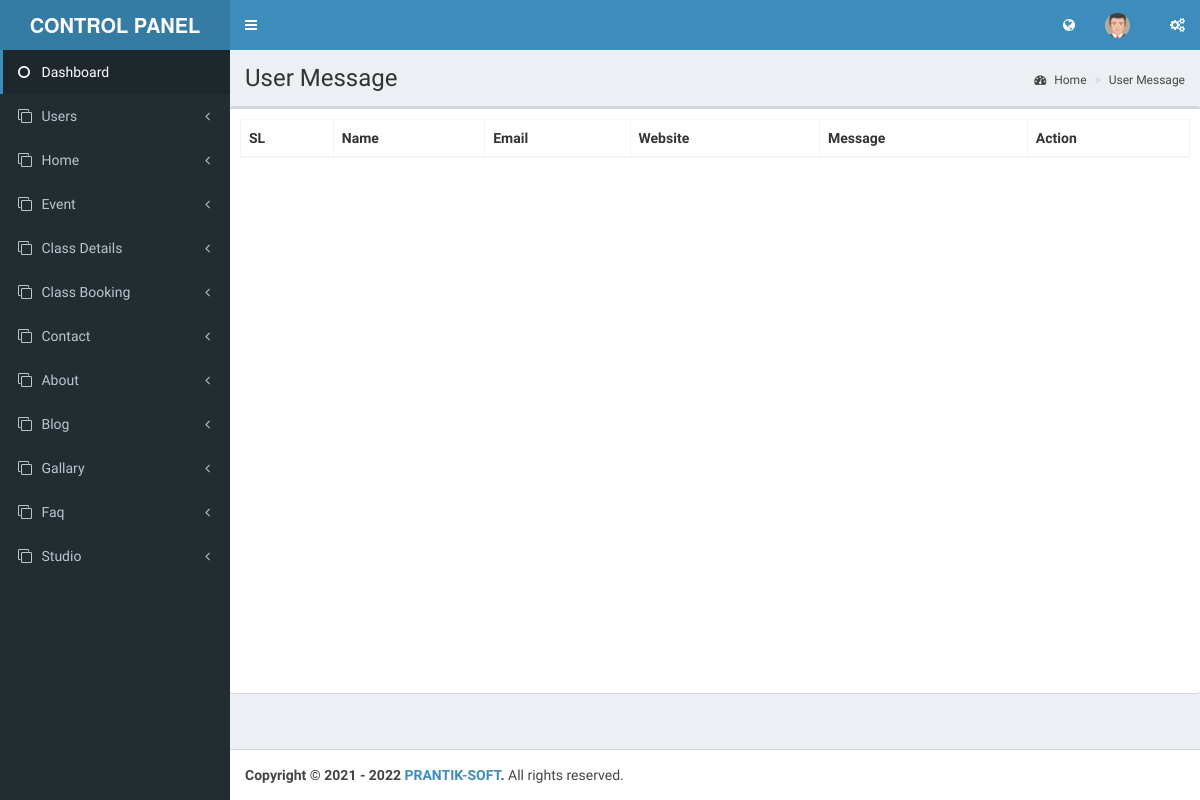
/Admin/contact_message, run on an earlier commit of the app's database.
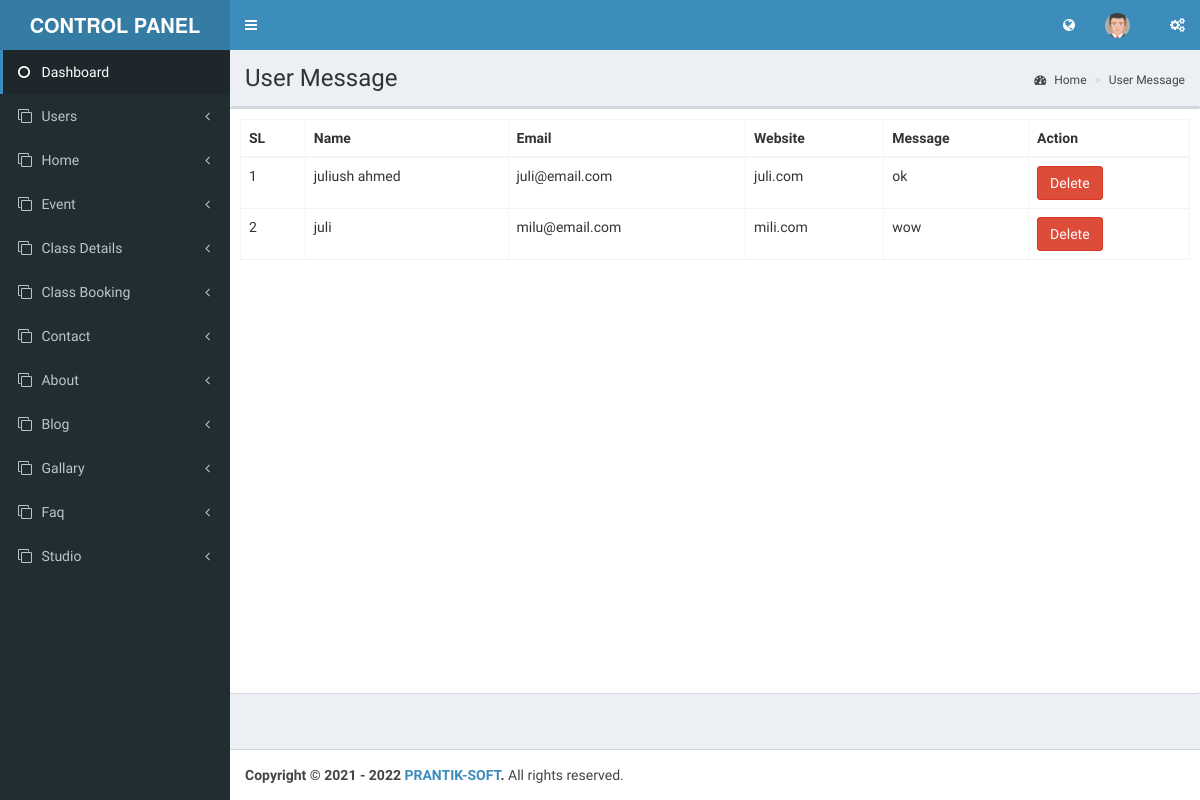
And on a later commit of the database.
### tables this page shows
CREATE TABLE `message` (
  `id` int(255) NOT NULL,
  `name` varchar(255) NOT NULL,
  `email` varchar(255) NOT NULL,
  `website_url` varchar(255) NOT NULL,
  `message` varchar(255) NOT NULL
);

### application/controllers/Admin.php (called while the page is built, shortened)
<?php
class Admin extends CI_Controller {
	public function contact_message()
	{
		$data['message']=$this->Dry_model->fetchAll('message','*',NULL,NULL);
			$this->load->view('admin/contact_message',$data);
	}
}

### index.php (called while the page is built, shortened)
<?php
require_once BASEPATH.'core/CodeIgniter.php';

### application/models/Dry_model.php (called while the page is built, shortened)
<?php
class Dry_model extends CI_Model {
	public function fetchAll($table,$data,$join=NULL,$where=NULL,$order=NULL,$group_by=NULL,$limit=NULL)
	{
		$this->db->select($data)
		->from($table);
		return $this->db->get()->result();
	}
}

### application/views/admin/contact_message.php (the view, shortened to what this page needs)
<div class="wrapper">
  <div class="content-wrapper">
    <section class="content-header">
      <h1>
        User Message
      </h1>
      <ol class="breadcrumb">
        <li><a href="<?php echo base_url()?>Admin/dashboard"><i class="fa fa-dashboard"></i> Home</a></li>
        <li><a href="<?php echo base_url()?>Admin/users">User Message</a></li>
      </ol>
    </section>
    <section class="content">
      <div class="row">
        <div class="box">
          <div class="box-body" style="min-height: 73vh">
            <table class="table table-bordered" id="example1">
                <thead>
                    <tr>
                        <th>SL</th>
                        <th>Name</th>
                        <th>Email</th>
                        <th>Website</th>
                        <th>Message</th>
                        <th>Action</th>
                    </tr>
                </thead>
                <tbody>
                    <?php $i=0; foreach($message as $k){  ?>
                    <tr>
                        <td><?php echo ++$i; ?></td>
                        <td><?php echo $k->name?></td>
                        <td><?php echo $k->email?></td>
                        <td><?php echo $k->website_url?></td>
                        <td><?php echo $k->message?></td>
                        <td>
                            <a href="<?php echo base_url().'Admin/delete_message/'.$k->id ?>" onClick="return confirm('Are you sure?')" class="btn btn-danger">Delete
                        </td>
                    </tr>
                    <?php } ?>
                </tbody>
            </table>
        </div>
        </div>
        </div>
        </section>
      </div>
    </div>

What changed in the data, as far as the page shows it:
added message: name "juliush ahmed", email "juli@email.com", website_url "juli.com", message "ok"
added message: name "juli", email "milu@email.com", website_url "mili.com", message "wow"
